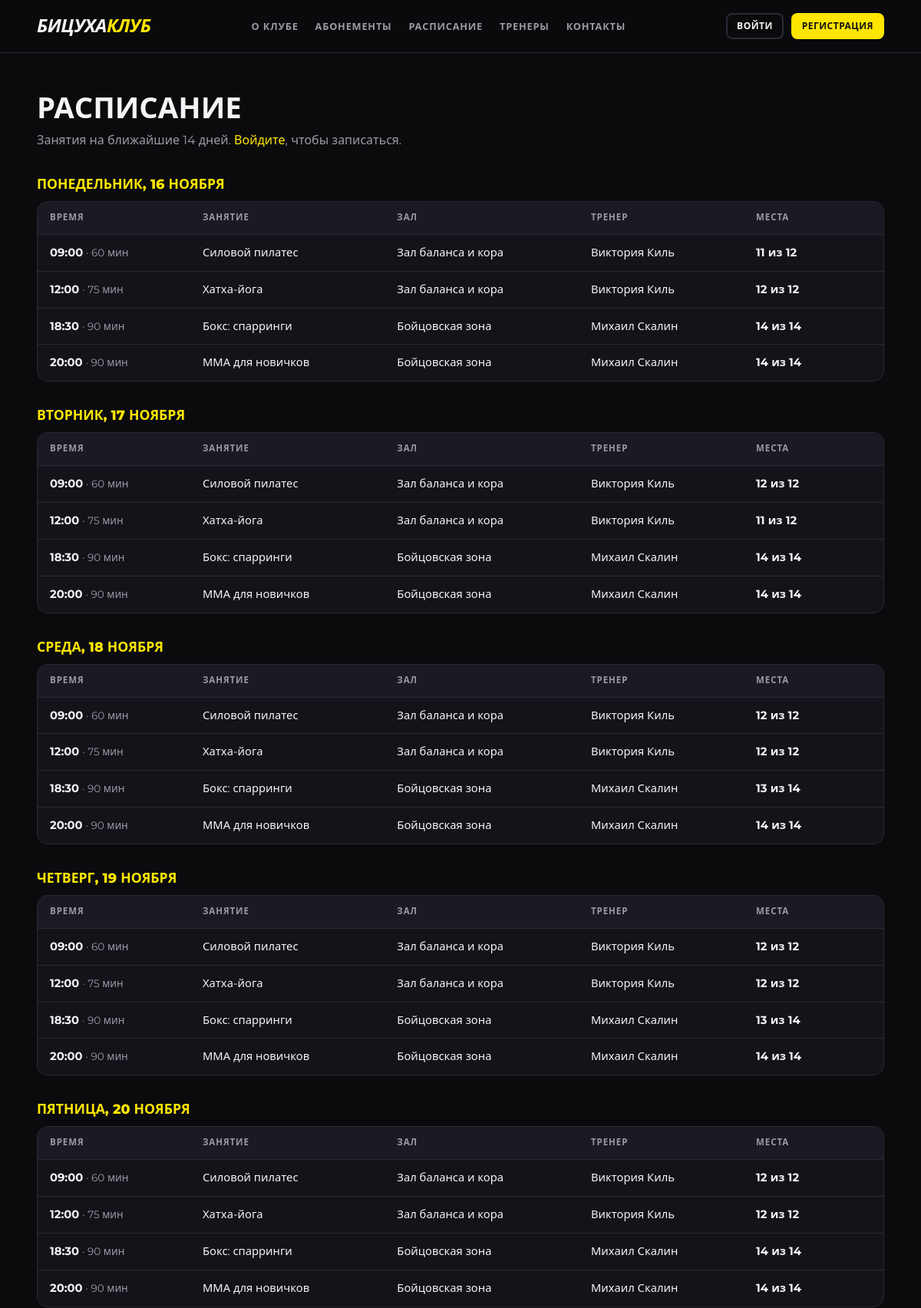
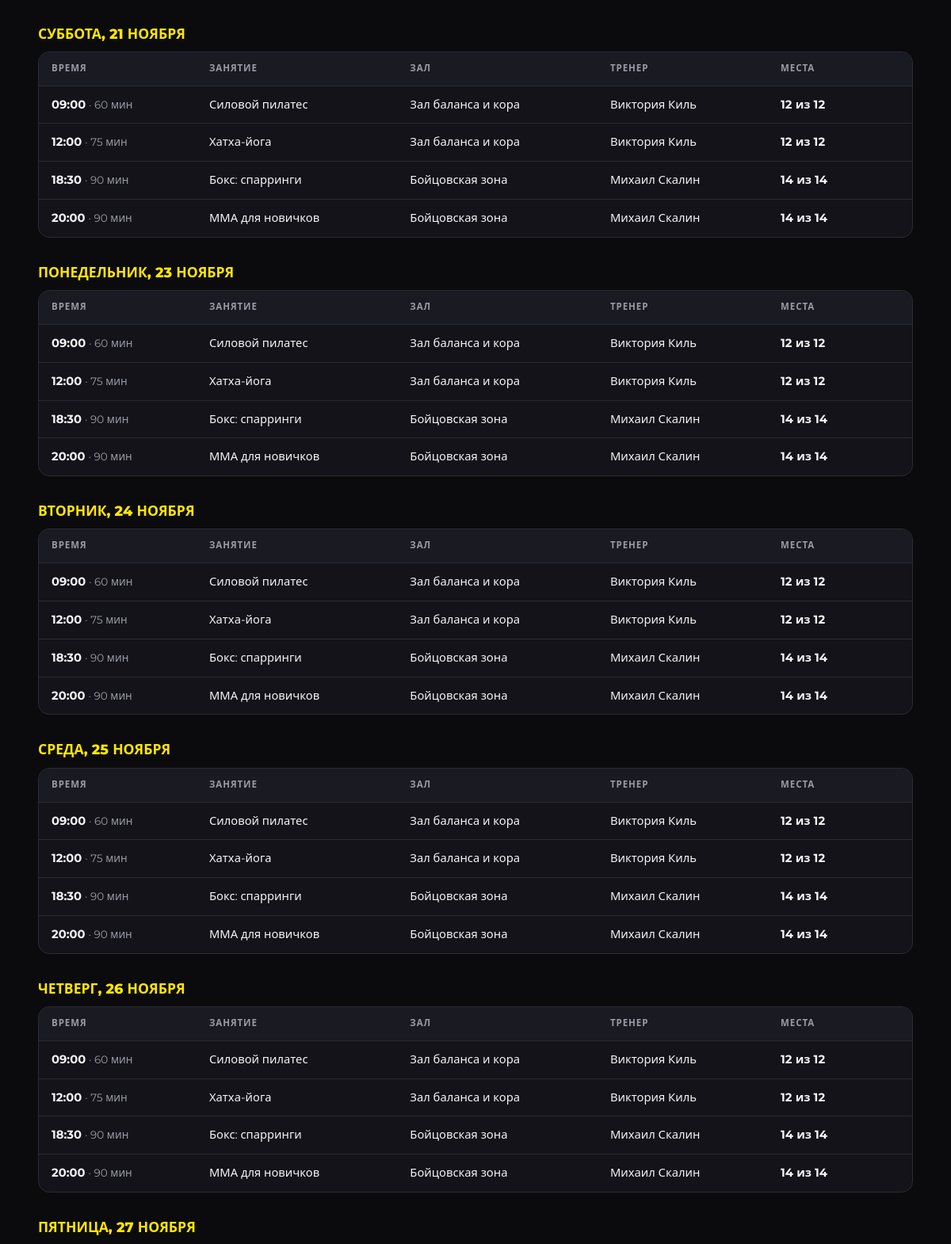
The app's page /schedule (upper part) with its own data (2 pictures, top to bottom).
### tables this page shows
CREATE TABLE classes (
    id           INTEGER PRIMARY KEY AUTOINCREMENT,
    title        TEXT    NOT NULL,
    trainer_id   INTEGER NOT NULL REFERENCES employees(id) ON DELETE RESTRICT,
    hall_id      INTEGER NOT NULL REFERENCES halls(id)     ON DELETE RESTRICT,
    starts_at    TEXT    NOT NULL,             -- 'YYYY-MM-DD HH:MM'
    duration_min INTEGER NOT NULL DEFAULT 60 CHECK (duration_min > 0),
    max_places   INTEGER NOT NULL CHECK (max_places > 0),
    status       TEXT    NOT NULL DEFAULT 'planned' CHECK (status IN ('planned','cancelled'))
);

CREATE TABLE halls (
    id          INTEGER PRIMARY KEY AUTOINCREMENT,
    name        TEXT    NOT NULL UNIQUE,
    description TEXT,
    capacity    INTEGER NOT NULL CHECK (capacity > 0)
);

CREATE TABLE employees (
    id             INTEGER PRIMARY KEY AUTOINCREMENT,
    user_id        INTEGER NOT NULL UNIQUE REFERENCES users(id) ON DELETE CASCADE,
    full_name      TEXT    NOT NULL,
    phone          TEXT    NOT NULL,
    position       TEXT    NOT NULL CHECK (position IN ('admin','trainer')),
    specialization TEXT,          -- заполняется только у тренеров
    description    TEXT,
    CHECK (position = 'trainer' OR specialization IS NULL)
);

### app.py (the view)
@app.route("/schedule")
def schedule():
    classes = logic.upcoming_classes(days=14)
    days = {}
    for c in classes:
        days.setdefault(c["starts_at"][:10], []).append(c)
    my = set()
    problems = {}
    if g.user and g.user["role"] == "client":
        my = {r["class_id"] for r in q_all(
            "SELECT class_id FROM bookings WHERE client_id=? AND status='booked'",
            (g.user["client_id"],))}
        for c in classes:
            problems[c["id"]] = logic.booking_problem(g.user["client_id"], c)
    return render_template("schedule.html", days=days, my=my, problems=problems)

### app.py (called while the page is built)
@app.template_filter("time_ru")
def time_ru(value):
    return value[11:16] if value else ""

@app.template_filter("day_title")
def day_title(value):
    d = date.fromisoformat(value[:10])
    return f"{WEEKDAYS[d.weekday()]}, {d.day} {MONTHS[d.month - 1]}"

@app.context_processor
def inject_globals():
    return dict(csrf_token=csrf_token, CLUB_NAME=CLUB_NAME, SUB_STATUS=SUB_STATUS,
                PAY_STATUS=PAY_STATUS, PAY_METHOD=PAY_METHOD, ROLE_NAME=ROLE_NAME,
                today_iso=date.today().isoformat())

@app.before_request
def before_request():
    logic.refresh_statuses()
    load_user()
    check_csrf()

@app.after_request
def security_headers(resp):
    resp.headers.setdefault("X-Content-Type-Options", "nosniff")
    resp.headers.setdefault("X-Frame-Options", "DENY")
    resp.headers.setdefault("Referrer-Policy", "same-origin")
    return resp

### auth.py (called while the page is built, shortened)
def load_user():
    g.user = None
    uid = session.get("uid")
    if not uid:
        return

def check_csrf():
    if request.method == "POST":
        sent = request.form.get("_csrf", "")
        if not sent or not secrets.compare_digest(sent, session.get("_csrf", "")):
            abort(400, "Сессия формы устарела. Обновите страницу и повторите.")

### db.py (called while the page is built)
def _connect():
    conn = sqlite3.connect(DB_PATH)
    conn.row_factory = sqlite3.Row
    conn.isolation_level = None          # транзакциями управляем сами (см. tx)
    conn.execute("PRAGMA foreign_keys = ON")
    return conn

def get_db():
    if "db" not in g:
        g.db = _connect()
    return g.db

def q_all(sql, params=()):
    return get_db().execute(sql, params).fetchall()

### logic.py (called while the page is built)
def now():
    return datetime.now().replace(second=0, microsecond=0)

def today():
    return date.today()

def refresh_statuses():
    conn = get_db()
    if conn.execute("SELECT 1 FROM subscriptions WHERE status='active' AND end_date < ? LIMIT 1",
                    (today().isoformat(),)).fetchone():
        conn.execute("UPDATE subscriptions SET status='expired' "
                     "WHERE status='active' AND end_date < ?", (today().isoformat(),))

def upcoming_classes(days=14, limit=None):
    sql = (CLASS_SELECT +
           "WHERE c.status='planned' AND c.starts_at >= ? AND c.starts_at < ? "
           "ORDER BY c.starts_at")
    params = [now().strftime(DT_FMT), (now() + timedelta(days=days)).strftime(DT_FMT)]
    if limit:
        sql += " LIMIT ?"
        params.append(limit)
    return q_all(sql, params)

### templates/schedule.html (shortened to what this page needs)
{% extends 'base.html' %}
{% block content %}
<div class="container page">
  <h1 class="page-title">Расписание</h1>
  <p class="page-sub">Занятия на ближайшие 14 дней.
    {% if not g.user %}<a href="{{ url_for('login', next=request.path) }}">Войдите</a>, чтобы записаться.
    {% elif g.user.role != 'client' %}Запись доступна только клиентам.{% endif %}</p>
  {% for day, items in days.items() %}
    <h3 class="day-title">{{ day|day_title }}</h3>
    <div class="table-wrap">
      <table>
        <thead><tr><th>Время</th><th>Занятие</th><th>Зал</th><th>Тренер</th><th>Места</th><th></th></tr></thead>
        <tbody>
        {% for c in items %}
          {% set free = c.max_places - c.booked %}
          <tr>
            <td class="nowrap"><b>{{ c.starts_at|time_ru }}</b> <span class="muted small">· {{ c.duration_min }} мин</span></td>
            <td>{{ c.title }}</td><td>{{ c.hall_name }}</td><td>{{ c.trainer_name }}</td>
            <td><span class="seats {% if free == 0 %}none{% elif free <= 3 %}low{% endif %}">{{ free }} из {{ c.max_places }}</span></td>
            <td class="actions">
            </td>
          </tr>
        {% endfor %}
        </tbody>
      </table>
    </div>
  {% else %}
    <div class="card empty">Расписание пока не опубликовано.</div>
  {% endfor %}
</div>
{% endblock %}

### static/css/style.css (style rules this page uses)
:root { --bg: #0b0b0e; --surface: #131319; --surface-2: #1a1a22; --line: #2a2a35; --accent: #ffe600; --accent-ink: #111; --text: #f4f4f6; --muted: #9a9aa6; --ok: #3ddc84; --warn: #ffb020; --err: #ff5a5f; --radius: 14px; }
* { box-sizing: border-box; margin: 0; padding: 0; }
html { scroll-behavior: smooth; scroll-padding-top: 80px; }
body { font-family: 'Montserrat', system-ui, -apple-system, 'Segoe UI', Roboto, Arial, sans-serif; background: var(--bg); color: var(--text); line-height: 1.55; min-height: 100vh; display: flex; flex-direction: column; }
a { color: var(--accent); text-decoration: none; }
h1, h2, h3, h4 { line-height: 1.15; font-weight: 800; }
.container { width: min(1180px, 92%); margin: 0 auto; }
.muted { color: var(--muted); }
.small { font-size: .85rem; }
.nowrap { white-space: nowrap; }
.table-wrap { overflow-x: auto; border: 1px solid var(--line); border-radius: var(--radius); background: var(--surface); }
table { width: 100%; border-collapse: collapse; font-size: .92rem; }
th, td { padding: 12px 16px; text-align: left; border-bottom: 1px solid var(--line); vertical-align: middle; }
th { background: var(--surface-2); font-size: .72rem; text-transform: uppercase; letter-spacing: .08em; color: var(--muted); white-space: nowrap; }
tr:last-child td { border-bottom: 0; }
td.actions { white-space: nowrap; text-align: right; }
.day-title { margin: 34px 0 12px; font-size: 1.1rem; text-transform: uppercase; color: var(--accent); }
.seats { font-weight: 700; }
.page { padding: 50px 0 80px; }
.page-title { font-size: clamp(1.7rem, 4vw, 2.4rem); text-transform: uppercase; margin-bottom: 8px; }
.page-sub { color: var(--muted); margin-bottom: 30px; }

### records on screen
classes: starts_at "09:00", duration_min "60", title "Силовой пилатес", hall_name "Зал баланса и кора", trainer_name "Виктория Киль", free "11", max_places "12"
classes: starts_at "12:00", duration_min "75", title "Хатха-йога", hall_name "Зал баланса и кора", trainer_name "Виктория Киль", max_places "12"
classes: starts_at "18:30", duration_min "90", title "Бокс: спарринги", hall_name "Бойцовская зона", trainer_name "Михаил Скалин", max_places "14"
classes: starts_at "20:00", duration_min "90", title "ММА для новичков", hall_name "Бойцовская зона", trainer_name "Михаил Скалин", max_places "14"
classes: starts_at "09:00", duration_min "60", title "Силовой пилатес", hall_name "Зал баланса и кора", trainer_name "Виктория Киль", max_places "12"
classes: starts_at "12:00", duration_min "75", title "Хатха-йога", hall_name "Зал баланса и кора", trainer_name "Виктория Киль", free "11", max_places "12"
classes: starts_at "18:30", duration_min "90", title "Бокс: спарринги", hall_name "Бойцовская зона", trainer_name "Михаил Скалин", max_places "14"
classes: starts_at "20:00", duration_min "90", title "ММА для новичков", hall_name "Бойцовская зона", trainer_name "Михаил Скалин", max_places "14"
classes: starts_at "09:00", duration_min "60", title "Силовой пилатес", hall_name "Зал баланса и кора", trainer_name "Виктория Киль", max_places "12"
classes: starts_at "12:00", duration_min "75", title "Хатха-йога", hall_name "Зал баланса и кора", trainer_name "Виктория Киль", max_places "12"
classes: starts_at "18:30", duration_min "90", title "Бокс: спарринги", hall_name "Бойцовская зона", trainer_name "Михаил Скалин", free "13", max_places "14"
classes: starts_at "20:00", duration_min "90", title "ММА для новичков", hall_name "Бойцовская зона", trainer_name "Михаил Скалин", max_places "14"
classes: starts_at "09:00", duration_min "60", title "Силовой пилатес", hall_name "Зал баланса и кора", trainer_name "Виктория Киль", max_places "12"
classes: starts_at "12:00", duration_min "75", title "Хатха-йога", hall_name "Зал баланса и кора", trainer_name "Виктория Киль", max_places "12"
classes: starts_at "18:30", duration_min "90", title "Бокс: спарринги", hall_name "Бойцовская зона", trainer_name "Михаил Скалин", free "13", max_places "14"
classes: starts_at "20:00", duration_min "90", title "ММА для новичков", hall_name "Бойцовская зона", trainer_name "Михаил Скалин", max_places "14"
classes: starts_at "09:00", duration_min "60", title "Силовой пилатес", hall_name "Зал баланса и кора", trainer_name "Виктория Киль", max_places "12"
classes: starts_at "12:00", duration_min "75", title "Хатха-йога", hall_name "Зал баланса и кора", trainer_name "Виктория Киль", max_places "12"
classes: starts_at "18:30", duration_min "90", title "Бокс: спарринги", hall_name "Бойцовская зона", trainer_name "Михаил Скалин", max_places "14"
classes: starts_at "20:00", duration_min "90", title "ММА для новичков", hall_name "Бойцовская зона", trainer_name "Михаил Скалин", max_places "14"
classes: starts_at "09:00", duration_min "60", title "Силовой пилатес", hall_name "Зал баланса и кора", trainer_name "Виктория Киль", max_places "12"
classes: starts_at "12:00", duration_min "75", title "Хатха-йога", hall_name "Зал баланса и кора", trainer_name "Виктория Киль", max_places "12"
classes: starts_at "18:30", duration_min "90", title "Бокс: спарринги", hall_name "Бойцовская зона", trainer_name "Михаил Скалин", max_places "14"
classes: starts_at "20:00", duration_min "90", title "ММА для новичков", hall_name "Бойцовская зона", trainer_name "Михаил Скалин", max_places "14"
classes: starts_at "09:00", duration_min "60", title "Силовой пилатес", hall_name "Зал баланса и кора", trainer_name "Виктория Киль", max_places "12"
classes: starts_at "12:00", duration_min "75", title "Хатха-йога", hall_name "Зал баланса и кора", trainer_name "Виктория Киль", max_places "12"
classes: starts_at "18:30", duration_min "90", title "Бокс: спарринги", hall_name "Бойцовская зона", trainer_name "Михаил Скалин", max_places "14"
classes: starts_at "20:00", duration_min "90", title "ММА для новичков", hall_name "Бойцовская зона", trainer_name "Михаил Скалин", max_places "14"
classes: starts_at "09:00", duration_min "60", title "Силовой пилатес", hall_name "Зал баланса и кора", trainer_name "Виктория Киль", max_places "12"
classes: starts_at "12:00", duration_min "75", title "Хатха-йога", hall_name "Зал баланса и кора", trainer_name "Виктория Киль", max_places "12"
classes: starts_at "18:30", duration_min "90", title "Бокс: спарринги", hall_name "Бойцовская зона", trainer_name "Михаил Скалин", max_places "14"
classes: starts_at "20:00", duration_min "90", title "ММА для новичков", hall_name "Бойцовская зона", trainer_name "Михаил Скалин", max_places "14"
classes: starts_at "09:00", duration_min "60", title "Силовой пилатес", hall_name "Зал баланса и кора", trainer_name "Виктория Киль", max_places "12"
classes: starts_at "12:00", duration_min "75", title "Хатха-йога", hall_name "Зал баланса и кора", trainer_name "Виктория Киль", max_places "12"
classes: starts_at "18:30", duration_min "90", title "Бокс: спарринги", hall_name "Бойцовская зона", trainer_name "Михаил Скалин", max_places "14"
classes: starts_at "20:00", duration_min "90", title "ММА для новичков", hall_name "Бойцовская зона", trainer_name "Михаил Скалин", max_places "14"
classes: starts_at "09:00", duration_min "60", title "Силовой пилатес", hall_name "Зал баланса и кора", trainer_name "Виктория Киль", max_places "12"
classes: starts_at "12:00", duration_min "75", title "Хатха-йога", hall_name "Зал баланса и кора", trainer_name "Виктория Киль", max_places "12"
classes: starts_at "18:30", duration_min "90", title "Бокс: спарринги", hall_name "Бойцовская зона", trainer_name "Михаил Скалин", max_places "14"
classes: starts_at "20:00", duration_min "90", title "ММА для новичков", hall_name "Бойцовская зона", trainer_name "Михаил Скалин", max_places "14"

### other values on screen
{{ CLUB_NAME }} "БИЦУХА"
{{ day|day_title }} "ПОНЕДЕЛЬНИК, 16 НОЯБРЯ" "ВТОРНИК, 17 НОЯБРЯ" "СРЕДА, 18 НОЯБРЯ" "ЧЕТВЕРГ, 19 НОЯБРЯ" "ПЯТНИЦА, 20 НОЯБРЯ" "СУББОТА, 21 НОЯБРЯ" "ПОНЕДЕЛЬНИК, 23 НОЯБРЯ" "ВТОРНИК, 24 НОЯБРЯ" "СРЕДА, 25 НОЯБРЯ" "ЧЕТВЕРГ, 26 НОЯБРЯ" "ПЯТНИЦА, 27 НОЯБРЯ"
